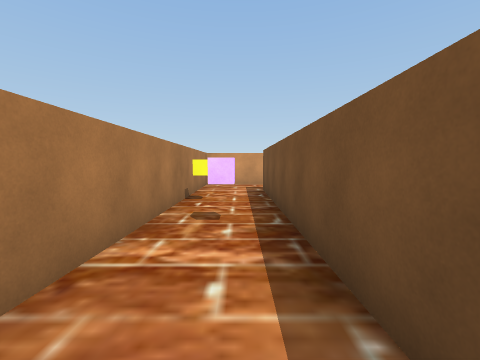
view 1 (above)

17 first-person views from a walk through a 3-D level made in the Unity game engine. The camera is 1.5 m above the floor, tilts 4° down and sees 90° across. The floor is counted in squares, 2 m on a side. Each view is taken from the middle of a square. On the plan, view 1 faces up. The plan holds only what a view shows up to about 9 squares ahead; the rest is blank. The player character is not drawn.

view 2
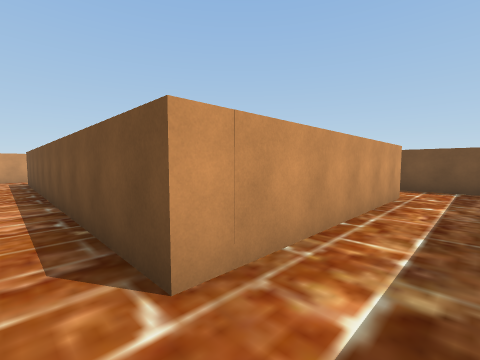

view 3
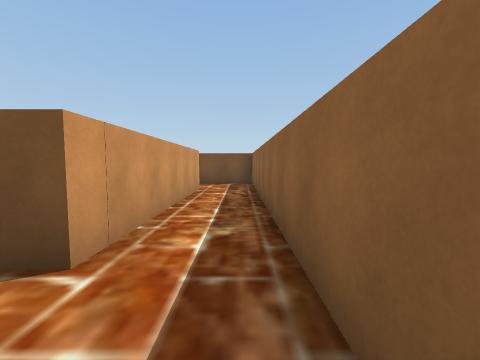

view 4
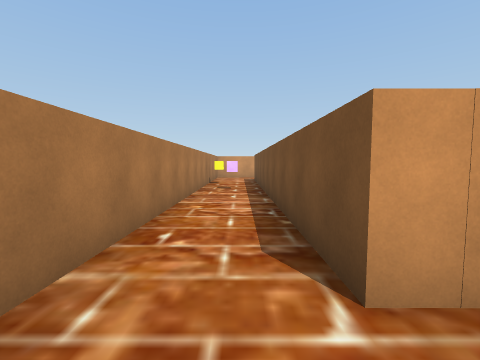

view 5
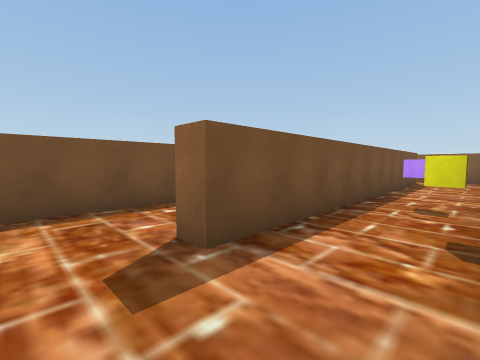

view 6
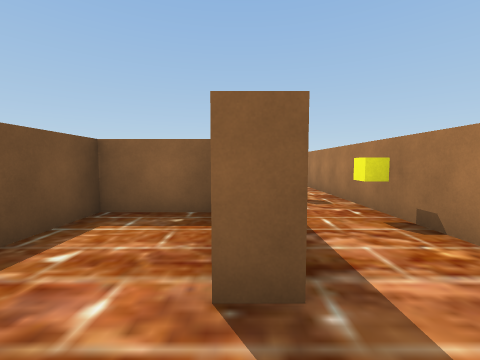

view 7
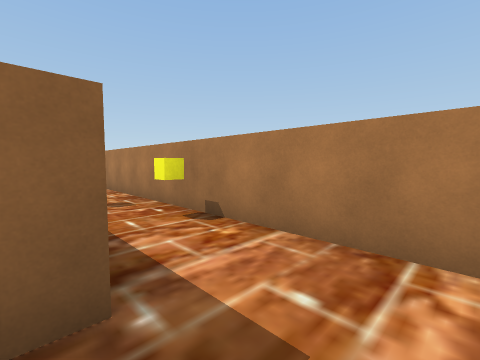

view 8
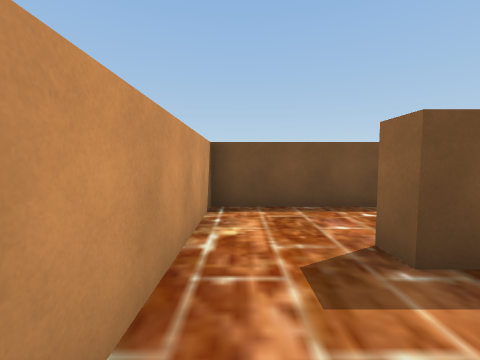

view 9
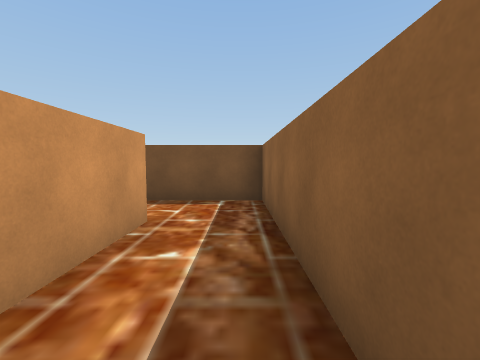

view 10
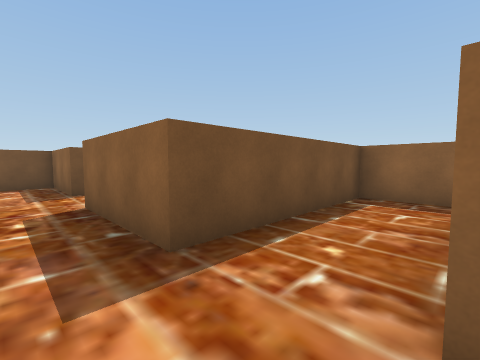

view 11
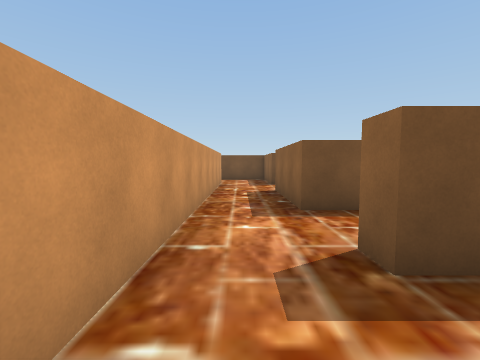

view 12
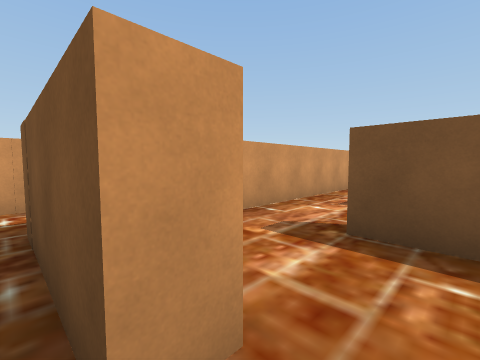

view 13
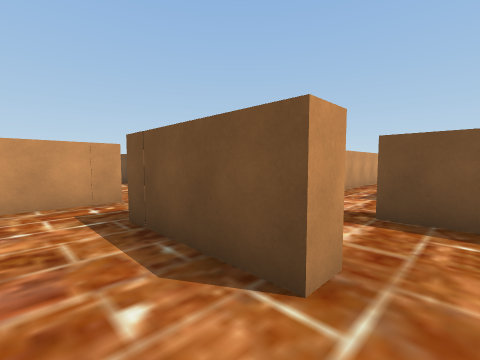

view 14
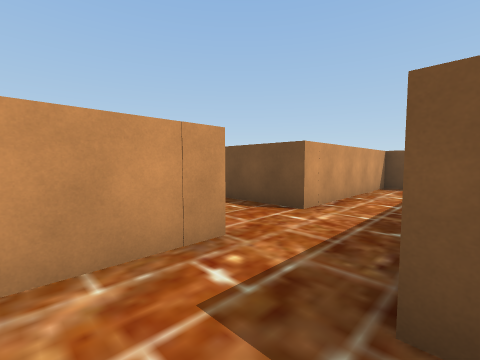

view 15
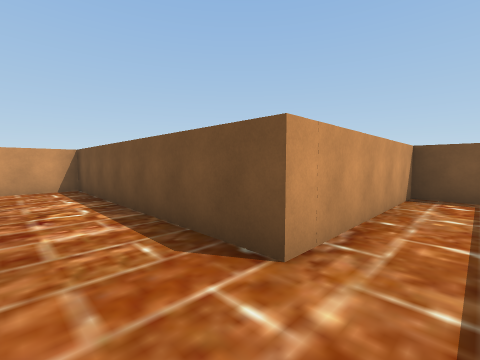

view 16
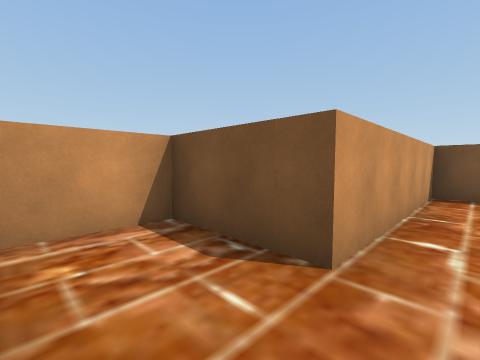

view 17
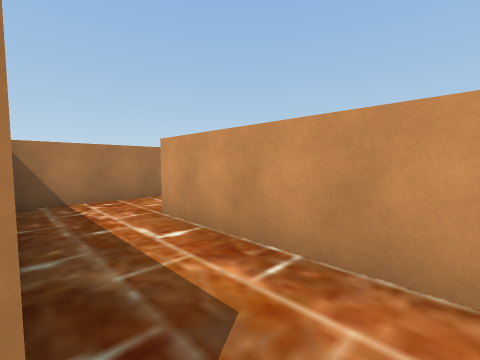

### Floor plan
Points are (right, up) in squares from view 1. A wall is a line through its corners. A room is listed if a view was taken in it or the views show most of it. See-through windows are left out.
Room 1 (views 1, 2, 3, 4, 5, 8, 9)
walls: (-1, -4.5) (7.8, -4.5) (7.8, -2.5); (6.1, -2.8) (0.6, -2.8) (0.6, 6.8); (-1.2, 8.1) (-1.2, -2.9); (0.5, 8.5) (-1.2, 8.5)
ways out: opening at (1, 7.5) to room 2; opening at (7, -1.5) to room 3
Room 2 (views 6, 7)
walls: (0.6, 6.8) (1.2, 6.8); (1.4, 4.4) (3.2, 4.4) (3.2, 8.5) (0.5, 8.5)
ways out: opening at (1, 7.5) to room 1
Room 3 (views 10, 11)
walls: (5.6, -1.1) (5.6, 0) (6.1, 0); (7.8, -2.5) (7.8, 0) (10.8, 0); (3.8, -0.3) (3.2, -0.3); (12.8, 1.7) (4.6, 1.7)
ways out: opening at (7, -1.5) to room 1; opening at (3, -1) to room 4; opening at (13, 1) to room 7; opening at (11.5, 0)
Room 4 (views 12, 13, 14)
walls: (3.2, -0.3) (3.2, 2.2)
ways out: opening at (3, -1) to room 3; opening at (3, 3) to room 5
Room 5 (views 15, 17)
walls: (3.8, 3.9) (1.9, 3.9); (10.1, 3.9) (5.6, 3.9) (5.6, 10.7) (3.6, 10.7); (10.1, 2.9) (10.1, 4.1)
ways out: opening at (3, 3) to room 4; opening at (3, 10) to room 6
Room 6 (view 16)
walls: (-1.2, 11.6) (-1.2, 9.1); (3.6, 10.7) (0.6, 10.7) (0.6, 12.9) (-1.1, 12.9)
ways out: opening at (3, 10) to room 5
Room 7 (no view inside)
walls: (12.5, 0) (15.1, 0) (15.1, 1.1)
ways out: opening at (13, 1) to room 3

Positions as (right, up) in squares from view 1, and headings:
1: (0, 0), facing up
2: (0, -4), facing up-right
3: (-1, -4), facing right
4: (0, -4), facing up
5: (-1, 8), facing down-right
6: (1, 8), facing down
7: (1, 8), facing down-left
8: (-1, 8), facing right
9: (3, -4), facing right
10: (6, 1), facing down-right
11: (4, 1), facing right
12: (3, -1), facing up-right
13: (2, -1), facing up-right
14: (2, 2), facing up-right
15: (4, 3), facing up-right
16: (-1, 10), facing up-right
17: (4, 9), facing up-left
